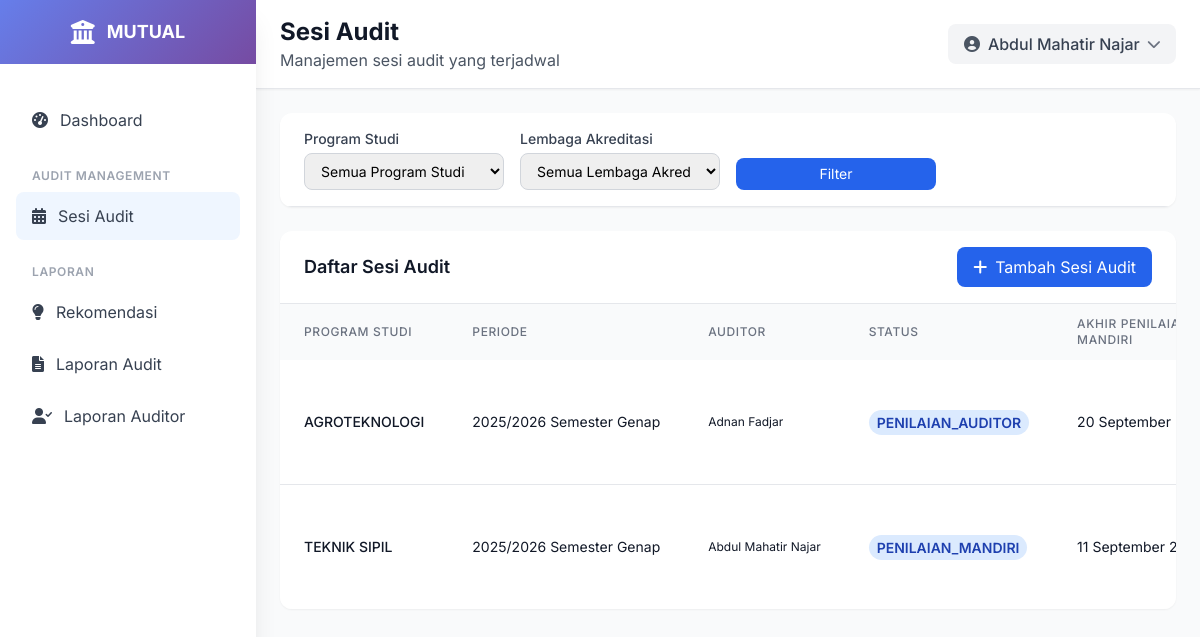
The page /audit-session/ (signed in) on the database its author committed.
### ami/models.py (models this page shows, shortened)
class AuditSession(models.Model):
    program_studi = models.ForeignKey(ProgramStudi, on_delete=models.CASCADE, related_name='audit_sessions')
    tahun_akademik = models.CharField(max_length=9)  # Contoh: "2023/2024"
    semester = models.CharField(max_length=2, choices=[
        ('G', 'Ganjil'),
        ('P', 'Genap'),
    ])
    tanggal_mulai_penilaian_mandiri = models.DateField(blank=True, null=True)
    tanggal_selesai_penilaian_mandiri = models.DateField(blank=True, null=True)
    tanggal_mulai_penilaian_auditor = models.DateField(blank=True, null=True)
    tanggal_selesai_penilaian_auditor = models.DateField(blank=True, null=True)
    status = models.CharField(max_length=20, choices=[
        ('DRAFT', 'Draft'),
        ('PENILAIAN_MANDIRI', 'Penilaian Mandiri'),  # Diperbaiki typo
        ('PENILAIAN_AUDITOR', 'Penilaian Auditor'),  # Diperbaiki typo
        ('SELESAI', 'SELESAI'),
    ], default='DRAFT')
    auditor_ketua = models.ForeignKey(Auditor, on_delete=models.SET_NULL, null=True, blank=True, related_name='ketua_audit_sessions')
    auditor_anggota = models.ManyToManyField(Auditor, related_name='anggota_audit_sessions', blank=True)
    class Meta:
        verbose_name = "Sesi Audit"
        verbose_name_plural = "Sesi Audit"
        unique_together = ['program_studi', 'tahun_akademik', 'semester']
        ordering = ['-tanggal_mulai_penilaian_mandiri']

class ProgramStudi(models.Model):
    lembaga_akreditasi = models.ForeignKey(LembagaAkreditasi, on_delete=models.PROTECT, related_name='program_studi')
    kode = models.CharField(max_length=10, unique=True)
    nama = models.CharField(max_length=255)
    fakultas = models.CharField(max_length=200, choices=[
        ('FKIP', 'FKIP'),
        ('FISIP', 'FISIP'),
        ('FEB', 'FEB'),
        ('FAKUM', 'FAKUM'),
        ('FAPERTA', 'FAPERTA'),
        ('FATEK', 'FATEK'),
        ('FMIPA', 'FMIPA'),
        ('FAHUT', 'FAHUT'),
        ('FK', 'FK'),
        ('FAPETKAN', 'FAPETKAN'),
        ('FKM', 'FKM'),
        ('Pascasarjana', 'Pascasarjana'),
    ])
    jenjang = models.CharField(max_length=50, choices=[
        ('D3', 'Diploma 3'),
        ('D4', 'Diploma 4'),
        ('S1', 'Sarjana'),
        ('S2', 'Magister'),
        ('S3', 'Doktor'),
    ])
    akreditasi = models.CharField(max_length=50, blank=True, null=True, choices=[
        ('unggul', 'UNGGUL'),
        ('baik_sekali', 'BAIK SEKALI'),
        ('baik', 'BAIK'),
        ('A', 'A'),
        ('B', 'B'),
        ('C', 'C'),
        ('belum', 'Belum Terakreditasi')
    ] )
    tanggal_akreditasi = models.DateField(blank=True, null=True)
    class Meta:
        verbose_name = "Program Studi"
        verbose_name_plural = "Program Studi"
        ordering = ['kode']

class Auditor(models.Model):
    user = models.OneToOneField(User, on_delete=models.CASCADE)
    nuptk = models.CharField(max_length=20, unique=True)
    nama_lengkap = models.CharField(max_length=255)
    jabatan = models.CharField(max_length=255)
    unit_kerja = models.CharField(max_length=255)
    nomor_registrasi = models.CharField(max_length=50, blank=True, null=True)
    is_auditor_ketua = models.BooleanField(default=False)
    status = models.CharField(max_length=20, choices=[
        ('aktif', 'aktif'),
        ('tidak aktif', 'tidak aktif'),
    ], default='aktif')
    class Meta:
        verbose_name = "Auditor"
        verbose_name_plural = "Auditor"
        ordering = ['nama_lengkap']

### ami/views.py (the view)
# urls.py: path('audit-session/', views.audit_session_list, name='audit_session_list'),
@login_required
def audit_session_list(request):
    user_program_studi = get_user_program_studi(request.user)
    user_auditor = get_user_auditor(request.user)
    audit_session_list = AuditSession.objects.select_related(
        'program_studi', 'auditor_ketua'
    ).prefetch_related('auditor_anggota').all()
    if not request.user.is_superuser:
        if user_program_studi:
            audit_session_list = audit_session_list.filter(program_studi=user_program_studi)
        elif user_auditor:
            audit_session_list = audit_session_list.filter(
                Q(auditor_ketua=user_auditor) | Q(auditor_anggota=user_auditor)
            ).distinct()
    program_studi_id = request.GET.get('program_studi')
    if program_studi_id:
        audit_session_list = audit_session_list.filter(program_studi_id=program_studi_id)
    lembaga = request.GET.get('lembaga')
    if lembaga:
        audit_session_list = audit_session_list.filter(program_studi_id__lembaga_akreditasi=lembaga)
    audit_session_list = audit_session_list.order_by('-tanggal_mulai_penilaian_mandiri')
    paginator = Paginator(audit_session_list, 10)
    page_number = request.GET.get('page')
    audit_sessions = paginator.get_page(page_number)
    program_studi = ProgramStudi.objects.all().order_by('nama')
    lembaga = LembagaAkreditasi.objects.all().order_by('nama')
    return render(request, 'ami/audit_session_list.html', {
        'audit_sessions': audit_sessions,
        'program_studi': program_studi,
        'user_program_studi': user_program_studi,
        'user_auditor': user_auditor,
        'lembaga': lembaga
    })

### ami/views.py (called while the page is built)
def get_user_program_studi(user):
    try:
        if hasattr(user, 'koordinatorprogramstudi'):
            return user.koordinatorprogramstudi.program_studi
        return None
    except AttributeError:
        return None

def get_user_auditor(user):
    try:
        return user.auditor
    except AttributeError:
        return None

### templates/ami/audit_session_list.html (shortened to what this page needs)
{% extends 'base.html' %}
{% load static %}
{% block page_title %}Sesi Audit{% endblock %}
{% block page_subtitle %}Manajemen sesi audit yang terjadwal{% endblock %}
{% block content %}
<div class="p-4 lg:p-6">
    <div class="bg-white rounded-xl shadow-sm overflow-hidden mb-4 lg:mb-6">
        <div class="px-4 lg:px-6 py-4 border-b border-gray-200">
            <form method="get" class="grid grid-cols-1 md:grid-cols-4 gap-2 lg:gap-4">
                <div>
                    <label for="program_studi" class="block text-xs lg:text-sm font-medium text-gray-700 mb-1">Program Studi</label>
                    <select name="program_studi" id="program_studi" class="w-full border border-gray-300 rounded-lg px-2 py-1.5 lg:px-3 lg:py-2 focus:outline-none focus:ring-2 focus:ring-blue-500 focus:border-blue-500 text-xs lg:text-sm">
                        <option value="">Semua Program Studi</option>
                    </select>
                </div>
                <div>
                    <label for="lembaga" class="block text-xs lg:text-sm font-medium text-gray-700 mb-1">Lembaga Akreditasi</label>
                    <select name="lembaga" id="lembaga" class="w-full border border-gray-300 rounded-lg px-2 py-1.5 lg:px-3 lg:py-2 focus:outline-none focus:ring-2 focus:ring-blue-500 focus:border-blue-500 text-xs lg:text-sm">
                        <option value="">Semua Lembaga Akreditasi </option>
                    </select>
                </div>
                <div class="flex items-end">
                    <button type="submit" class="w-full bg-blue-600 hover:bg-blue-700 text-white px-3 py-1.5 rounded-lg text-sm">
                        Filter
                    </button>
                </div>
            </form>
        </div>
    </div>
    <div class="bg-white rounded-xl shadow-sm overflow-hidden">
        <div class="px-4 lg:px-6 py-4 border-b border-gray-200 flex flex-col sm:flex-row sm:justify-between sm:items-center space-y-2 sm:space-y-0">
            <h3 class="text-lg font-semibold text-gray-900">Daftar Sesi Audit</h3>
            <div class="flex flex-col sm:flex-row space-y-2 sm:space-y-0 sm:space-x-2 w-full sm:w-auto">
                <a href="{% url 'ami:audit_session_create' %}" class="bg-blue-600 hover:bg-blue-700 text-white px-4 py-2 rounded-lg flex items-center justify-center w-full sm:w-auto">
                    <i class="fas fa-plus mr-2"></i> Tambah Sesi Audit
                </a>
            </div>
        </div>
        <div class="overflow-x-auto">
            <table class="w-full">
                <thead class="bg-gray-50">
                    <tr>
                        <th class="px-3 lg:px-6 py-3 text-left text-xs font-medium text-gray-500 uppercase tracking-wider">Program Studi</th>
                        <th class="px-3 lg:px-6 py-3 text-left text-xs font-medium text-gray-500 uppercase tracking-wider hidden sm:table-cell">Periode</th>
                        <th class="px-3 lg:px-6 py-3 text-left text-xs font-medium text-gray-500 uppercase tracking-wider hidden md:table-cell">Auditor</th>
                        <th class="px-3 lg:px-6 py-3 text-left text-xs font-medium text-gray-500 uppercase tracking-wider">Status</th>
                        <th class="px-3 lg:px-6 py-3 text-left text-xs font-medium text-gray-500 uppercase tracking-wider">Akhir Penilaian Mandiri</th>
                    </tr>
                </thead>
                <tbody class="bg-white divide-y divide-gray-200">
                    {% for session in audit_sessions %}
                    <tr class="hover:bg-gray-50 transition-colors">
                        <td class="px-3 lg:px-6 py-4 whitespace-nowrap">
                            <div class="text-xs lg:text-sm font-medium text-gray-900">{{ session.program_studi.nama }}</div>
                        </td>
                        <td class="px-3 lg:px-6 py-4 whitespace-nowrap text-xs lg:text-sm text-gray-900 hidden sm:table-cell">
                            {{ session.tahun_akademik }} Semester {{ session.get_semester_display }}
                        </td>
                        <td class="px-3 lg:px-6 py-4 whitespace-nowrap text-xs lg:text-gray-900 hidden md:table-cell">
                            {% if session.auditor_ketua %}
                                {{ session.auditor_ketua.nama_lengkap }}
                            {% else %}
                                -
                            {% endif %}
                        </td>
                        <td class="px-3 lg:px-6 py-4 whitespace-nowrap">
                            <span class="px-1 py-0.5 lg:px-2 lg:py-1 text-xs lg:text-sm font-semibold rounded-full bg-blue-100 text-blue-800">{{session.status}}</span>
                        </td>
                        <td class="px-3 lg:px-6 py-4 whitespace-nowrap text-xs lg:text-sm text-gray-900 hidden sm:table-cell">
                            {{ session.tanggal_selesai_penilaian_mandiri |date:"j F Y"}}
                        </td>
                    </tr>
                    {% empty %}
                    <tr>
                        <td colspan="5" class="px-4 lg:px-6 py-4 text-center text-gray-500 text-sm">Tidak ada sesi audit yang terdaftar</td>
                    </tr>
                    {% endfor %}
                </tbody>
            </table>
        </div>
    </div>
</div>
{% endblock %}

### templates/base.html (shortened to what this page needs)
<!DOCTYPE html>
<html lang="id">
<head>
    <script src="https://cdn.tailwindcss.com"></script>
    <link href="https://cdnjs.cloudflare.com/ajax/libs/font-awesome/6.0.0/css/all.min.css" rel="stylesheet">
    <link href="https://cdn.jsdelivr.net/npm/select2@4.1.0-rc.0/dist/css/select2.min.css" rel="stylesheet" />
    <link href="https://cdn.jsdelivr.net/npm/select2-bootstrap-5-theme@1.3.0/dist/select2-bootstrap-5-theme.min.css" rel="stylesheet" />
</head>
<body class="bg-gray-50">
    <div class="fixed inset-y-0 left-0 z-50 w-64 bg-white shadow-xl transform transition-transform duration-300 ease-in-out lg:translate-x-0 -translate-x-full flex flex-col" id="sidebar">
        <div class="flex items-center justify-center h-16 gradient-bg flex-shrink-0">
            <div class="flex items-center space-x-3">
                <i class="fas fa-university text-white text-2xl"></i>
                <span class="text-white font-bold text-lg">MUTUAL</span>
            </div>
        </div>
        <nav class="flex-1 overflow-y-auto mt-8 px-4 pb-4">
            <div class="space-y-2">
                <a href="{% url 'ami:dashboard' %}" class="sidebar-item flex items-center px-4 py-3 text-gray-700 rounded-lg transition-all duration-200 {% if request.resolver_match.url_name == 'dashboard' %}bg-blue-50 text-blue-600{% else %}hover:bg-gray-50{% endif %}">
                    <i class="fas fa-tachometer-alt mr-3"></i>
                    <span>Dashboard</span>
                </a>
                <div class="pt-4">
                    <p class="px-4 text-xs font-semibold text-gray-400 uppercase tracking-wider">Audit Management</p>
                    <div class="mt-2 space-y-1">
                        <a href="{% url 'ami:audit_session_list' %}" class="sidebar-item flex items-center px-4 py-3 text-gray-700 rounded-lg transition-all duration-200 {% if request.resolver_match.url_name == 'audit_session_list' %}bg-blue-50 text-blue-600{% else %}hover:bg-gray-50{% endif %}">
                            <i class="fas fa-calendar-alt mr-3"></i>
                            <span>Sesi Audit</span>
                        </a>
                    </div>
                </div>
                <div class="pt-4">
                    <p class="px-4 text-xs font-semibold text-gray-400 uppercase tracking-wider">Laporan</p>
                    <div class="mt-2 space-y-1">
                        <a href="#" class="sidebar-item flex items-center px-4 py-3 text-gray-700 rounded-lg transition-all duration-200 hover:bg-gray-50">
                            <i class="fas fa-lightbulb mr-3"></i>
                            <span>Rekomendasi</span>
                        </a>
                        <a href="{% url 'ami:laporan_index_audit' %}"
                            class="sidebar-item flex items-center px-4 py-3 text-gray-700 rounded-lg transition-all duration-200 {% if request.resolver_match.url_name == 'laporan_index_audit' %}bg-blue-50 text-blue-600{% else %}hover:bg-gray-50{% endif %}">
                             <i class="fas fa-file-alt mr-3"></i>
                            <span>Laporan Audit</span>
                        </a>
                        <a href="{% url 'ami:laporan_index_auditor' %}"
                            class="sidebar-item flex items-center px-4 py-3 text-gray-700 rounded-lg transition-all duration-200 {% if request.resolver_match.url_name == 'laporan_index_auditor' %}bg-blue-50 text-blue-600{% else %}hover:bg-gray-50{% endif %}">
                            <i class="fas fa-user-check mr-3"></i>
                             <span>Laporan Auditor</span>
                        </a>
                    </div>
                </div>
            </div>
        </nav>
    </div>
    <div class="lg:ml-64 flex flex-col min-h-screen">
        <header class="bg-white shadow-sm border-b border-gray-200">
            <div class="flex items-center justify-between px-4 lg:px-6 py-4">
                <div class="lg:block hidden">
                    <h1 class="text-xl lg:text-2xl font-bold text-gray-900">{% block page_title %}{% endblock %}</h1>
                    <p class="text-gray-600">{% block page_subtitle %}{% endblock %}</p>
                </div>
                <div class="flex items-center space-x-4">
                    <div class="relative">
                        <button id="profileButton" class="flex items-center space-x-2 bg-gray-100 hover:bg-gray-200 px-4 py-2 rounded-lg transition-colors">
                            <i class="fas fa-user-circle text-gray-600"></i>
                            <span class="text-gray-700 font-medium">{{ user.get_full_name|default:user.username }}</span>
                            <i class="fas fa-chevron-down text-gray-500 text-sm transition-transform" id="chevronIcon"></i>
                        </button>
                    </div>
                </div>
            </div>
        </header>
        {% block content %}{% endblock %}
    </div>
</body>
</html>

### templates/base.html (style rules this page uses)
body { font-family: 'Inter', sans-serif; }
.gradient-bg { background: linear-gradient(135deg, #667eea 0%, #764ba2 100%); }

### rows shown on the page
AuditSession: program_studi.nama "AGROTEKNOLOGI", tahun_akademik "2025/2026", semester "Genap", auditor_ketua.nama_lengkap "Adnan Fadjar", status "PENILAIAN_AUDITOR", tanggal_selesai_penilaian_mandiri "20 September…"
AuditSession: program_studi.nama "TEKNIK SIPIL", tahun_akademik "2025/2026", semester "Genap", auditor_ketua.nama_lengkap "Abdul Mahatir Najar", status "PENILAIAN_MANDIRI", tanggal_selesai_penilaian_mandiri "11 September…"

### other values the page prints
{{ user.get_full_name|default:user.username }} "Abdul Mahatir Najar"
